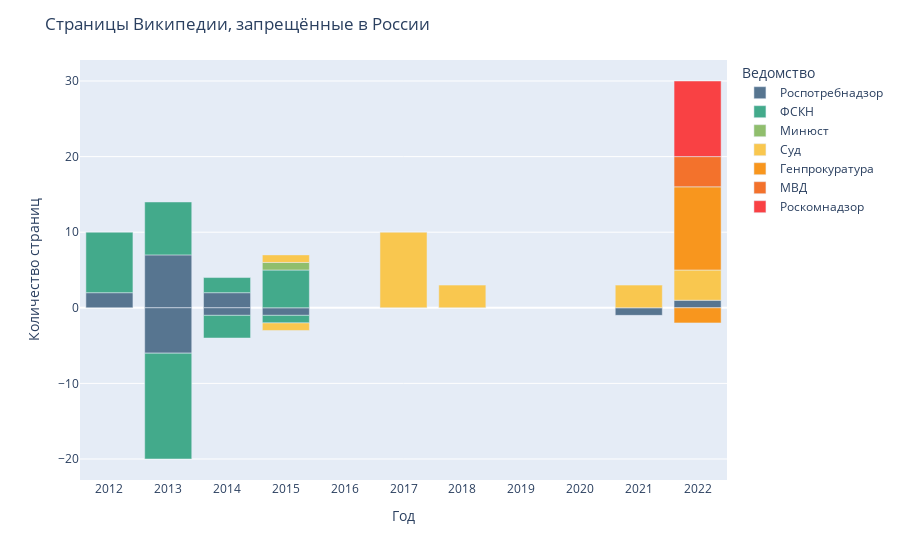

The notebook cell this image was saved under:
### Markdown cell above
##### График

### Code cell
df = dt_year[dt_year['Ведомство'] != 0]

fig = px.bar(df, x="Год", y="Статья", color="Ведомство", text_auto=False, 
             color_discrete_sequence=colors,
             labels={'Статья':'Количество страниц'})

#fig.update_layout(xaxis_range=[2012,2022])
#fig.update_layout(barmode='stack', xaxis={'categoryorder':'category ascending'})

fig.update_layout(barmode='relative', title_text='Страницы Википедии, запрещённые в России')
fig.update_xaxes(dtick=1)
fig.show()

### Figure 1 — Plotly figure (JSON) as saved in the notebook; plotly's stock layout.template omitted (floating-point values rounded to 4 significant figures)
{"data": [{"alignmentgroup": "True", "hovertemplate": "Ведомство=Роспотребнадзор<br>Год=%{x}<br>Количество страниц=%{y}<extra></extra>", "legendgroup": "Роспотребнадзор", "marker": {"color": "rgb(87, 117, 144)", "pattern": {"shape": ""}}, "name": "Роспотребнадзор", "offsetgroup": "Роспотребнадзор", "orientation": "v", "showlegend": true, "textposition": "auto", "type": "bar", "x": [2012, 2013, 2014, 2022, 2013, 2014, 2015, 2021], "xaxis": "x", "y": [2, 7, 2, 1, -6, -1, -1, -1], "yaxis": "y"}, {"alignmentgroup": "True", "hovertemplate": "Ведомство=ФСКН<br>Год=%{x}<br>Количество страниц=%{y}<extra></extra>", "legendgroup": "ФСКН", "marker": {"color": "rgb(67, 170, 139)", "pattern": {"shape": ""}}, "name": "ФСКН", "offsetgroup": "ФСКН", "orientation": "v", "showlegend": true, "textposition": "auto", "type": "bar", "x": [2012, 2013, 2014, 2015, 2013, 2014, 2015], "xaxis": "x", "y": [8, 7, 2, 5, -14, -3, -1], "yaxis": "y"}, {"alignmentgroup": "True", "hovertemplate": "Ведомство=Минюст<br>Год=%{x}<br>Количество страниц=%{y}<extra></extra>", "legendgroup": "Минюст", "marker": {"color": "rgb(144, 190, 109)", "pattern": {"shape": ""}}, "name": "Минюст", "offsetgroup": "Минюст", "orientation": "v", "showlegend": true, "textposition": "auto", "type": "bar", "x": [2015], "xaxis": "x", "y": [1], "yaxis": "y"}, {"alignmentgroup": "True", "hovertemplate": "Ведомство=Суд<br>Год=%{x}<br>Количество страниц=%{y}<extra></extra>", "legendgroup": "Суд", "marker": {"color": "rgb(249, 199, 79)", "pattern": {"shape": ""}}, "name": "Суд", "offsetgroup": "Суд", "orientation": "v", "showlegend": true, "textposition": "auto", "type": "bar", "x": [2015, 2017, 2018, 2021, 2022, 2015], "xaxis": "x", "y": [1, 10, 3, 3, 4, -1], "yaxis": "y"}, {"alignmentgroup": "True", "hovertemplate": "Ведомство=Генпрокуратура<br>Год=%{x}<br>Количество страниц=%{y}<extra></extra>", "legendgroup": "Генпрокуратура", "marker": {"color": "rgb(248, 150, 30)", "pattern": {"shape": ""}}, "name": "Генпрокуратура", "offsetgroup": "Генпрокуратура", "orientation": "v", "showlegend": true, "textposition": "auto", "type": "bar", "x": [2022, 2022], "xaxis": "x", "y": [11, -2], "yaxis": "y"}, {"alignmentgroup": "True", "hovertemplate": "Ведомство=МВД<br>Год=%{x}<br>Количество страниц=%{y}<extra></extra>", "legendgroup": "МВД", "marker": {"color": "rgb(243, 114, 44)", "pattern": {"shape": ""}}, "name": "МВД", "offsetgroup": "МВД", "orientation": "v", "showlegend": true, "textposition": "auto", "type": "bar", "x": [2022], "xaxis": "x", "y": [4], "yaxis": "y"}, {"alignmentgroup": "True", "hovertemplate": "Ведомство=Роскомнадзор<br>Год=%{x}<br>Количество страниц=%{y}<extra></extra>", "legendgroup": "Роскомнадзор", "marker": {"color": "rgb(249, 65, 68)", "pattern": {"shape": ""}}, "name": "Роскомнадзор", "offsetgroup": "Роскомнадзор", "orientation": "v", "showlegend": true, "textposition": "auto", "type": "bar", "x": [2022], "xaxis": "x", "y": [10], "yaxis": "y"}], "layout": {"barmode": "relative", "legend": {"title": {"text": "Ведомство"}, "tracegroupgap": 0}, "margin": {"t": 60}, "title": {"text": "Страницы Википедии, запрещённые в России"}, "xaxis": {"anchor": "y", "domain": [0, 1], "dtick": 1, "title": {"text": "Год"}}, "yaxis": {"anchor": "x", "domain": [0, 1], "title": {"text": "Количество страниц"}}}}
